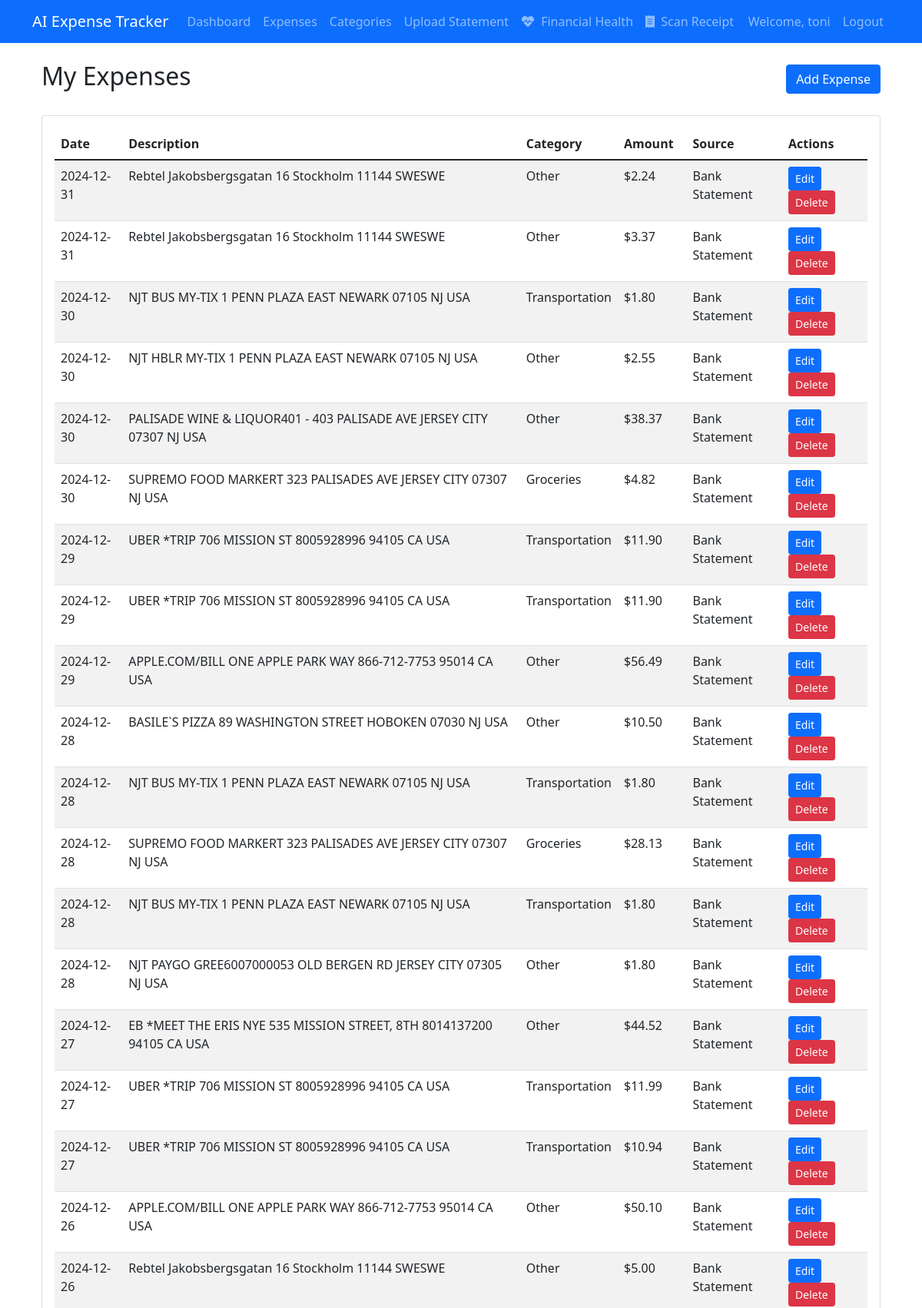
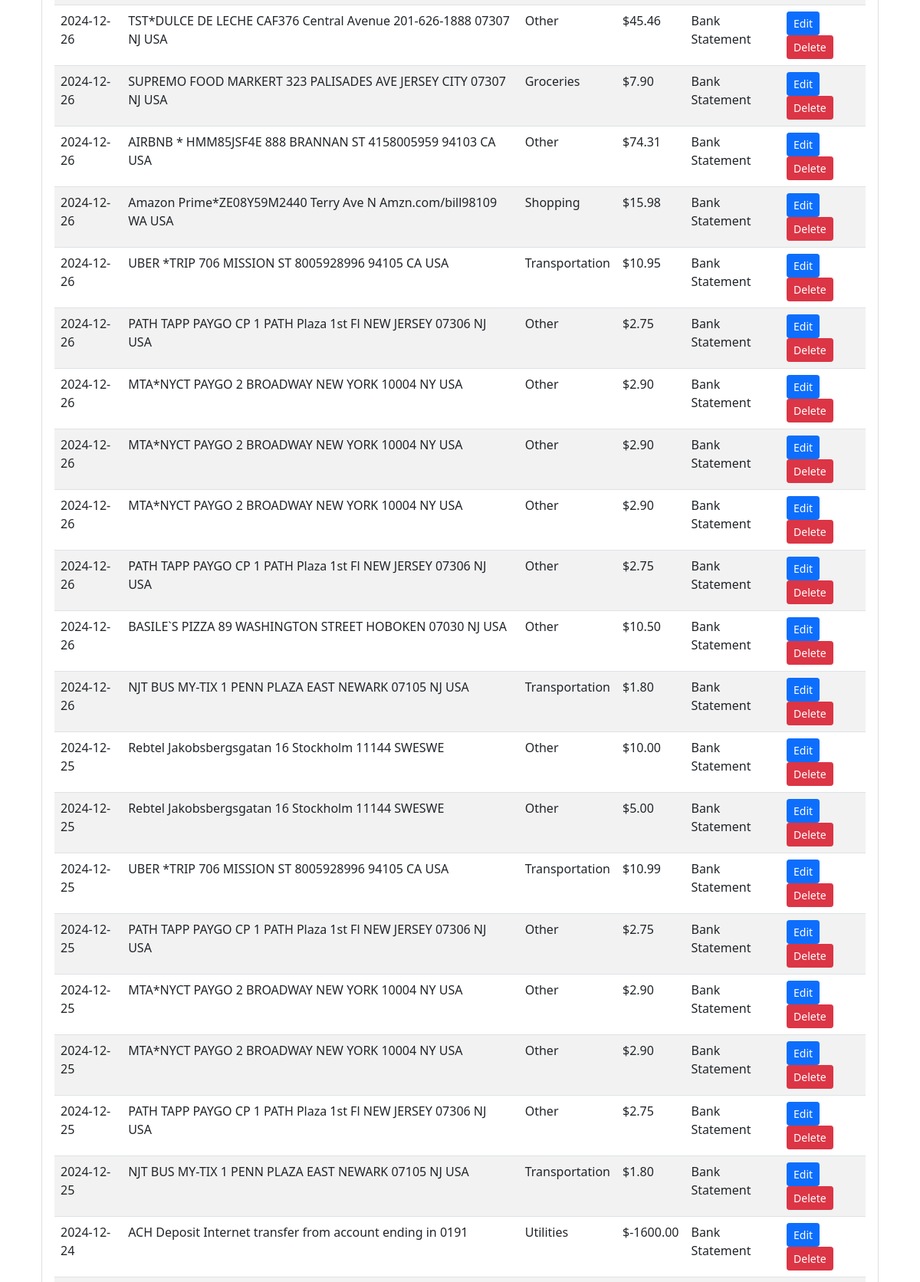
Page /expense/expenses (signed in, upper part) on the committed database (2 pictures, top to bottom).
### app/models.py (models this page shows, shortened)
class User(db.Model, UserMixin):
    __tablename__ = 'users'  # Explicitly set table name
    id = db.Column(db.Integer, primary_key=True)
    username = db.Column(db.String(80), unique=True, nullable=False)
    email = db.Column(db.String(120), unique=True, nullable=False)
    password_hash = db.Column(db.String(128))
    expenses = db.relationship('Expense', backref='user', lazy=True)
    categories = db.relationship('Category', backref='user', lazy=True)

class Expense(db.Model):
    __tablename__ = 'expenses'  # Explicitly set table name
    id = db.Column(db.Integer, primary_key=True)
    amount = db.Column(db.Float, nullable=False)
    description = db.Column(db.String(200), nullable=False)
    date = db.Column(db.DateTime, nullable=False, default=datetime.utcnow)
    category_id = db.Column(db.Integer, db.ForeignKey('categories.id'), nullable=True)
    user_id = db.Column(db.Integer, db.ForeignKey('users.id'), nullable=False)
    source = db.Column(db.String(50), default='manual')
    category = db.relationship('Category', foreign_keys=[category_id])

class Category(db.Model):
    __tablename__ = 'categories'  # Explicitly set table name
    id = db.Column(db.Integer, primary_key=True)
    name = db.Column(db.String(50), nullable=False)
    budget = db.Column(db.Float, default=0.0)
    user_id = db.Column(db.Integer, db.ForeignKey('users.id'), nullable=False)
    expenses = db.relationship('Expense', lazy=True, cascade="all, delete-orphan")

### app/routes.py (the view)
@expense_bp.route('/expenses')
@login_required
def list_expenses():
    expenses = Expense.query.filter_by(user_id=current_user.id)\
        .order_by(Expense.date.desc()).all()
    return render_template('expenses/list.html', expenses=expenses)

### app/models.py (called while the page is built)
@login_manager.user_loader
def load_user(user_id):
    return User.query.get(int(user_id))

### app/templates/expenses/list.html (shortened to what this page needs)
{% extends "base.html" %}
{% block content %}
<div class="container">
    <div class="d-flex justify-content-between align-items-center mb-4">
        <h2>My Expenses</h2>
        <a href="{{ url_for('expense.add_expense') }}" class="btn btn-primary">Add Expense</a>
    </div>
    <div class="card">
        <div class="card-body">
            <div class="table-responsive">
                <table class="table table-striped">
                    <thead>
                        <tr>
                            <th>Date</th>
                            <th>Description</th>
                            <th>Category</th>
                            <th>Amount</th>
                            <th>Source</th>
                            <th>Actions</th>
                        </tr>
                    </thead>
                    <tbody>
                        {% for expense in expenses %}
                        <tr>
                            <td>{{ expense.date.strftime('%Y-%m-%d') }}</td>
                            <td>{{ expense.description }}</td>
                            <td>{{ expense.category.name }}</td>
                            <td>${{ "%.2f"|format(expense.amount) }}</td>
                            <td>{{ expense.source }}</td>
                            <td>
                                <a href="{{ url_for('expense.edit_expense', id=expense.id) }}" class="btn btn-sm btn-primary">Edit</a>
                                <a href="{{ url_for('expense.delete_expense', id=expense.id) }}" class="btn btn-sm btn-danger" onclick="return confirm('Are you sure?')">Delete</a>
                            </td>
                        </tr>
                        {% endfor %}
                    </tbody>
                </table>
            </div>
        </div>
    </div>
</div>
{% endblock %}

### app/templates/base.html (shortened to what this page needs)
<!DOCTYPE html>
<html lang="en">
<head>
    <link href="https://cdn.jsdelivr.net/npm/bootstrap@5.1.3/dist/css/bootstrap.min.css" rel="stylesheet">
    <link href="{{ url_for('static', filename='css/style.css') }}" rel="stylesheet">
    <link rel="stylesheet" href="https://cdnjs.cloudflare.com/ajax/libs/font-awesome/6.0.0/css/all.min.css">
</head>
<body class="{% block body_class %}{% endblock %}">
    <nav class="navbar navbar-expand-lg navbar-dark bg-primary mb-4">
        <div class="container">
            <a class="navbar-brand slide-in" href="{{ url_for('expense.dashboard') }}">AI Expense Tracker</a>
            <div class="collapse navbar-collapse" id="navbarNav">
                <ul class="navbar-nav">
                    {% if current_user.is_authenticated %}
                    <li class="nav-item">
                        <a class="nav-link slide-in" href="{{ url_for('expense.dashboard') }}">Dashboard</a>
                    </li>
                    <li class="nav-item">
                        <a class="nav-link slide-in" href="{{ url_for('expense.list_expenses') }}">Expenses</a>
                    </li>
                    <li class="nav-item">
                        <a class="nav-link slide-in" href="{{ url_for('expense.list_categories') }}">Categories</a>
                    </li>
                    <li class="nav-item">
                        <a class="nav-link slide-in" href="{{ url_for('expense.upload_statement') }}">Upload Statement</a>
                    </li>
                    <li class="nav-item">
                        <a class="nav-link" href="{{ url_for('expense.financial_health') }}">
                            <i class="fas fa-heartbeat me-1"></i> Financial Health
                        </a>
                    </li>
                    <li class="nav-item">
                        <a class="nav-link" href="{{ url_for('expense.scan_receipt') }}">
                            <i class="fas fa-receipt me-1"></i> Scan Receipt
                        </a>
                    </li>
                    {% endif %}
                </ul>
                <ul class="navbar-nav ms-auto">
                    {% if current_user.is_authenticated %}
                    <li class="nav-item">
                        <span class="nav-link fade-in">Welcome, {{ current_user.username }}</span>
                    </li>
                    <li class="nav-item">
                        <a class="nav-link fade-in" href="{{ url_for('auth.logout') }}">Logout</a>
                    </li>
                    {% endif %}
                </ul>
            </div>
        </div>
    </nav>
    <div class="container">
        <div class="fade-in">
            {% block content %}{% endblock %}
        </div>
    </div>
</body>
</html>

### app/static/css/style.css (style rules this page uses)
.fade-in { animation: fadeIn 0.5s ease-in; }
.slide-in { animation: slideIn 0.5s ease-out; }
.card { transition: transform 0.3s ease, box-shadow 0.3s ease; }
.btn { transition: all 0.3s ease; position: relative; overflow: hidden; }

### rows in the picture
User: username "toni"
Expense: date "2024-12-31", description "Rebtel Jakobsbergsgatan 16 Stockholm 11144 SWESWE", category.name "Other", amount "2.24", source "Bank Statement"
Expense: date "2024-12-31", description "Rebtel Jakobsbergsgatan 16 Stockholm 11144 SWESWE", category.name "Other", amount "3.37", source "Bank Statement"
Expense: date "2024-12-30", description "NJT BUS MY-TIX 1 PENN PLAZA EAST NEWARK 07105 NJ USA", category.name "Transportation", amount "1.80", source "Bank Statement"
Expense: date "2024-12-30", description "NJT HBLR MY-TIX 1 PENN PLAZA EAST NEWARK 07105 NJ USA", category.name "Other", amount "2.55", source "Bank Statement"
Expense: date "2024-12-30", description "PALISADE WINE & LIQUOR401 - 403 PALISADE AVE JERSEY CITY 07307 NJ USA", category.name "Other", amount "38.37", source "Bank Statement"
Expense: date "2024-12-30", description "SUPREMO FOOD MARKERT 323 PALISADES AVE JERSEY CITY 07307 NJ USA", category.name "Groceries", amount "4.82", source "Bank Statement"
Expense: date "2024-12-29", description "UBER *TRIP 706 MISSION ST 8005928996 94105 CA USA", category.name "Transportation", amount "11.90", source "Bank Statement"
Expense: date "2024-12-29", description "UBER *TRIP 706 MISSION ST 8005928996 94105 CA USA", category.name "Transportation", amount "11.90", source "Bank Statement"
Expense: date "2024-12-29", description "APPLE.COM/BILL ONE APPLE PARK WAY 866-712-7753 95014 CA USA", category.name "Other", amount "56.49", source "Bank Statement"
Expense: date "2024-12-28", description "BASILE`S PIZZA 89 WASHINGTON STREET HOBOKEN 07030 NJ USA", category.name "Other", amount "10.50", source "Bank Statement"
Expense: date "2024-12-28", description "NJT BUS MY-TIX 1 PENN PLAZA EAST NEWARK 07105 NJ USA", category.name "Transportation", amount "1.80", source "Bank Statement"
Expense: date "2024-12-28", description "SUPREMO FOOD MARKERT 323 PALISADES AVE JERSEY CITY 07307 NJ USA", category.name "Groceries", amount "28.13", source "Bank Statement"
Expense: date "2024-12-28", description "NJT BUS MY-TIX 1 PENN PLAZA EAST NEWARK 07105 NJ USA", category.name "Transportation", amount "1.80", source "Bank Statement"
Expense: date "2024-12-28", description "NJT PAYGO GREE6007000053 OLD BERGEN RD JERSEY CITY 07305 NJ USA", category.name "Other", amount "1.80", source "Bank Statement"
Expense: date "2024-12-27", description "EB *MEET THE ERIS NYE 535 MISSION STREET, 8TH 8014137200 94105 CA USA", category.name "Other", amount "44.52", source "Bank Statement"
Expense: date "2024-12-27", description "UBER *TRIP 706 MISSION ST 8005928996 94105 CA USA", category.name "Transportation", amount "11.99", source "Bank Statement"
Expense: date "2024-12-27", description "UBER *TRIP 706 MISSION ST 8005928996 94105 CA USA", category.name "Transportation", amount "10.94", source "Bank Statement"
Expense: date "2024-12-26", description "APPLE.COM/BILL ONE APPLE PARK WAY 866-712-7753 95014 CA USA", category.name "Other", amount "50.10", source "Bank Statement"
Expense: date "2024-12-26", description "Rebtel Jakobsbergsgatan 16 Stockholm 11144 SWESWE", category.name "Other", amount "5.00", source "Bank Statement"
Expense: date "2024-12-26", description "TST*DULCE DE LECHE CAF376 Central Avenue 201-626-1888 07307 NJ USA", category.name "Other", amount "45.46", source "Bank Statement"
Expense: date "2024-12-26", description "SUPREMO FOOD MARKERT 323 PALISADES AVE JERSEY CITY 07307 NJ USA", category.name "Groceries", amount "7.90", source "Bank Statement"
Expense: date "2024-12-26", description "AIRBNB * HMM85JSF4E 888 BRANNAN ST 4158005959 94103 CA USA", category.name "Other", amount "74.31", source "Bank Statement"
Expense: date "2024-12-26", description "Amazon Prime*ZE08Y59M2440 Terry Ave N Amzn.com/bill98109 WA USA", category.name "Shopping", amount "15.98", source "Bank Statement"
Expense: date "2024-12-26", description "UBER *TRIP 706 MISSION ST 8005928996 94105 CA USA", category.name "Transportation", amount "10.95", source "Bank Statement"
Expense: date "2024-12-26", description "PATH TAPP PAYGO CP 1 PATH Plaza 1st Fl NEW JERSEY 07306 NJ USA", category.name "Other", amount "2.75", source "Bank Statement"
Expense: date "2024-12-26", description "MTA*NYCT PAYGO 2 BROADWAY NEW YORK 10004 NY USA", category.name "Other", amount "2.90", source "Bank Statement"
Expense: date "2024-12-26", description "MTA*NYCT PAYGO 2 BROADWAY NEW YORK 10004 NY USA", category.name "Other", amount "2.90", source "Bank Statement"
Expense: date "2024-12-26", description "MTA*NYCT PAYGO 2 BROADWAY NEW YORK 10004 NY USA", category.name "Other", amount "2.90", source "Bank Statement"
Expense: date "2024-12-26", description "PATH TAPP PAYGO CP 1 PATH Plaza 1st Fl NEW JERSEY 07306 NJ USA", category.name "Other", amount "2.75", source "Bank Statement"
Expense: date "2024-12-26", description "BASILE`S PIZZA 89 WASHINGTON STREET HOBOKEN 07030 NJ USA", category.name "Other", amount "10.50", source "Bank Statement"
Expense: date "2024-12-26", description "NJT BUS MY-TIX 1 PENN PLAZA EAST NEWARK 07105 NJ USA", category.name "Transportation", amount "1.80", source "Bank Statement"
Expense: date "2024-12-25", description "Rebtel Jakobsbergsgatan 16 Stockholm 11144 SWESWE", category.name "Other", amount "10.00", source "Bank Statement"
Expense: date "2024-12-25", description "Rebtel Jakobsbergsgatan 16 Stockholm 11144 SWESWE", category.name "Other", amount "5.00", source "Bank Statement"
Expense: date "2024-12-25", description "UBER *TRIP 706 MISSION ST 8005928996 94105 CA USA", category.name "Transportation", amount "10.99", source "Bank Statement"
Expense: date "2024-12-25", description "PATH TAPP PAYGO CP 1 PATH Plaza 1st Fl NEW JERSEY 07306 NJ USA", category.name "Other", amount "2.75", source "Bank Statement"
Expense: date "2024-12-25", description "MTA*NYCT PAYGO 2 BROADWAY NEW YORK 10004 NY USA", category.name "Other", amount "2.90", source "Bank Statement"
Expense: date "2024-12-25", description "MTA*NYCT PAYGO 2 BROADWAY NEW YORK 10004 NY USA", category.name "Other", amount "2.90", source "Bank Statement"
Expense: date "2024-12-25", description "PATH TAPP PAYGO CP 1 PATH Plaza 1st Fl NEW JERSEY 07306 NJ USA", category.name "Other", amount "2.75", source "Bank Statement"
Expense: date "2024-12-25", description "NJT BUS MY-TIX 1 PENN PLAZA EAST NEWARK 07105 NJ USA", category.name "Transportation", amount "1.80", source "Bank Statement"
Expense: date "2024-12-24", description "ACH Deposit Internet transfer from account ending in 0191", category.name "Utilities", amount "-1600.00", source "Bank Statement"
